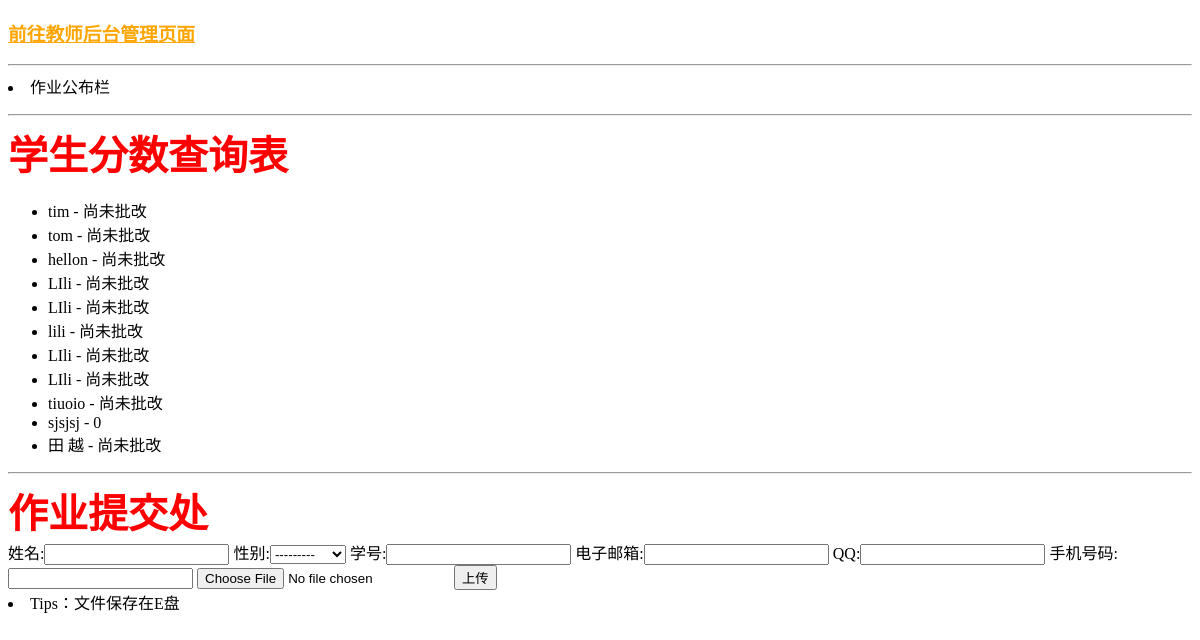
The app's page /, older data.
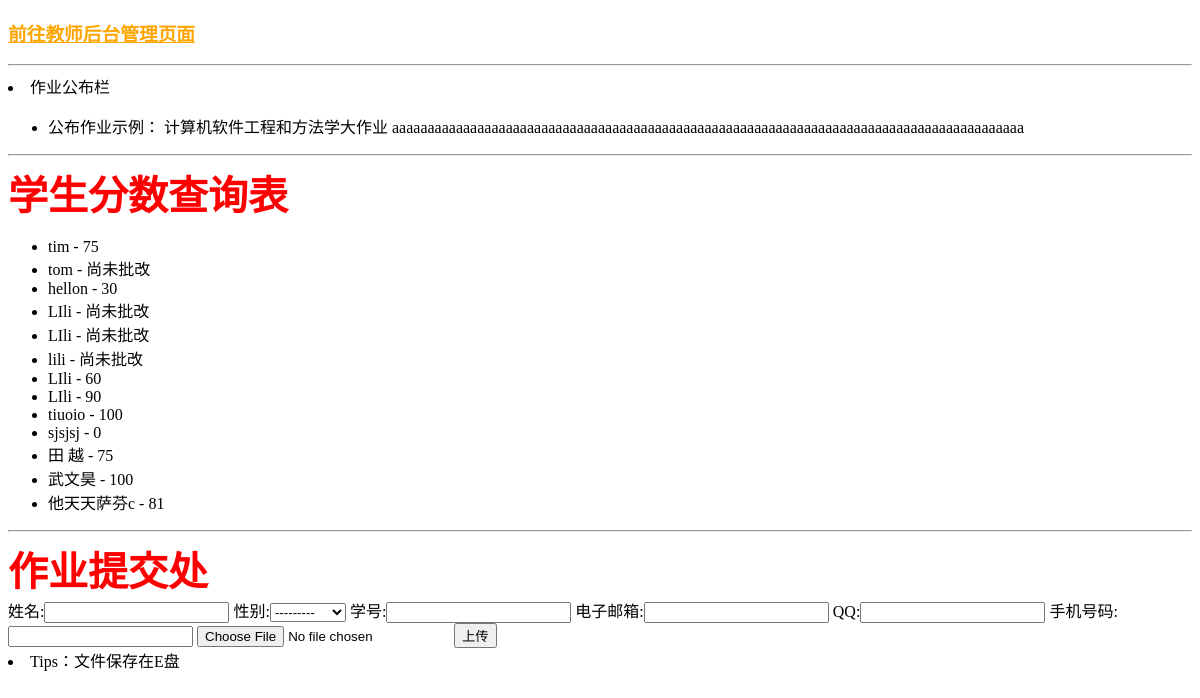
The same page, newer data.
### student/models.py (models this page shows, shortened)
class Student(models.Model):
    SEX_ITEMS = [
        (1, 'male'),
        (2, 'female'),
        (0, 'unknown'),
    ]
    STATUS_ITEMS = [
        (0, 'applying'),
        (1, 'passed'),
        (2, 'refused'),
    ]
    name = models.CharField(max_length=128, verbose_name='姓名')
    sex = models.IntegerField(choices=SEX_ITEMS, verbose_name='性别')
    profession = models.CharField(max_length=128, verbose_name='学号')
    email = models.EmailField(verbose_name='电子邮箱')
    qq = models.CharField(max_length=128, verbose_name='QQ')
    phone = models.CharField(max_length=128, verbose_name='手机号码')
    created_time = models.DateTimeField(auto_now_add=True, editable=False, verbose_name="创建时间")
    score = models.CharField(max_length=128, default="尚未批改", verbose_name='成绩')
    class Meta:
        verbose_name = verbose_name_plural = "StudentInf"
    @classmethod
    def get_all(cls):
        return cls.objects.all()

### homework/models.py (models this page shows, shortened)
class Homework(models.Model):
    hw = models.TextField(default="尚未有公布的作业", verbose_name='作业公告栏')
    class Meta:
        verbose_name = verbose_name_plural = "HomeworkInf"
    @classmethod
    def get_all(cls):
        return cls.objects.all()

### student/views.py (the view)
# urls.py: url(r'^$', index, name='index'),
def index(request):
    homeworks = Homework.get_all()
    students = Student.get_all()
    if request.method == 'POST':
        form = StudentForm(request.POST)
        if form.is_valid():
            form.save()
            return HttpResponseRedirect(reverse('index'))
    else:
        form = StudentForm()
    context = {
        'homeworks': homeworks,
        'students': students,
        'form': form,
    }
    return render(request, 'index.html', context=context)

### student/forms.py (shortened to what this page needs)
class StudentForm(forms.ModelForm):
    class Meta:
        model = Student
        fields = (
            'name', 'sex', 'profession',
            'email', 'qq', 'phone'
        )

### student/templates/index.html (shortened to what this page needs)
<!DOCTYPE html>
<html>
    <head>
        <link rel="stylesheet" type="text/css" href="/staticfiles/css/style.css">
    </head>
    <body>
        <h3><a href="/admin/">前往教师后台管理页面</a></h3><hr/>
        <li>作业公布栏</li>
        <ul>
            {% for home in homeworks %}
                <li>{{ home.hw }}</li>
            {% endfor %}
        </ul><hr/>
        <b class="abc abd">学生分数查询表</b>
        <ul>
            {% for student in students %}
                <li>{{ student.name }} - {{ student.score }}</li>
            {% endfor %}
        </ul>
        <hr/>
        <b class="abc abd mid">作业提交处</b>
        <form enctype="multipart/form-data" action="/uploadFile/" method="POST">
            {{ form }}
            <input type="file" name="myfile" />
            <input type="submit" value="上传"/>
            <li>Tips：文件保存在E盘</li>
        </form>
    </body>
</html>

### static/css/style.css (style rules this page uses)
.abc { color:red; }
[href] { color:orange; }
.abd { font-size:40px; }

Row changes from the older to the newer data that the page shows:
removed Student: name "田 越", score "尚未批改"
added Homework: hw "公布作业示例： 计算机软件工程和方法学大作业 aaaaaaaaaaaaaaaaaaaaaaaaaaaaaaaaaaaaaaaaaaaaaaaaaaaaaaaaaaaaaaaaaaaaaaaaaaaaaaaaaaaaaaaaa"
changed Student "tim": score "尚未批改" → "75"
changed Student "hellon": score "尚未批改" → "30"
changed Student (number 7 of 13 on the later page): score "尚未批改" → "60"
changed Student (number 8 of 13 on the later page): score "尚未批改" → "90"
changed Student "tiuoio": score "尚未批改" → "100"
added Student: name "田 越", score "75"
added Student: name "武文昊", score "100"
added Student: name "他天天萨芬c", score "81"
